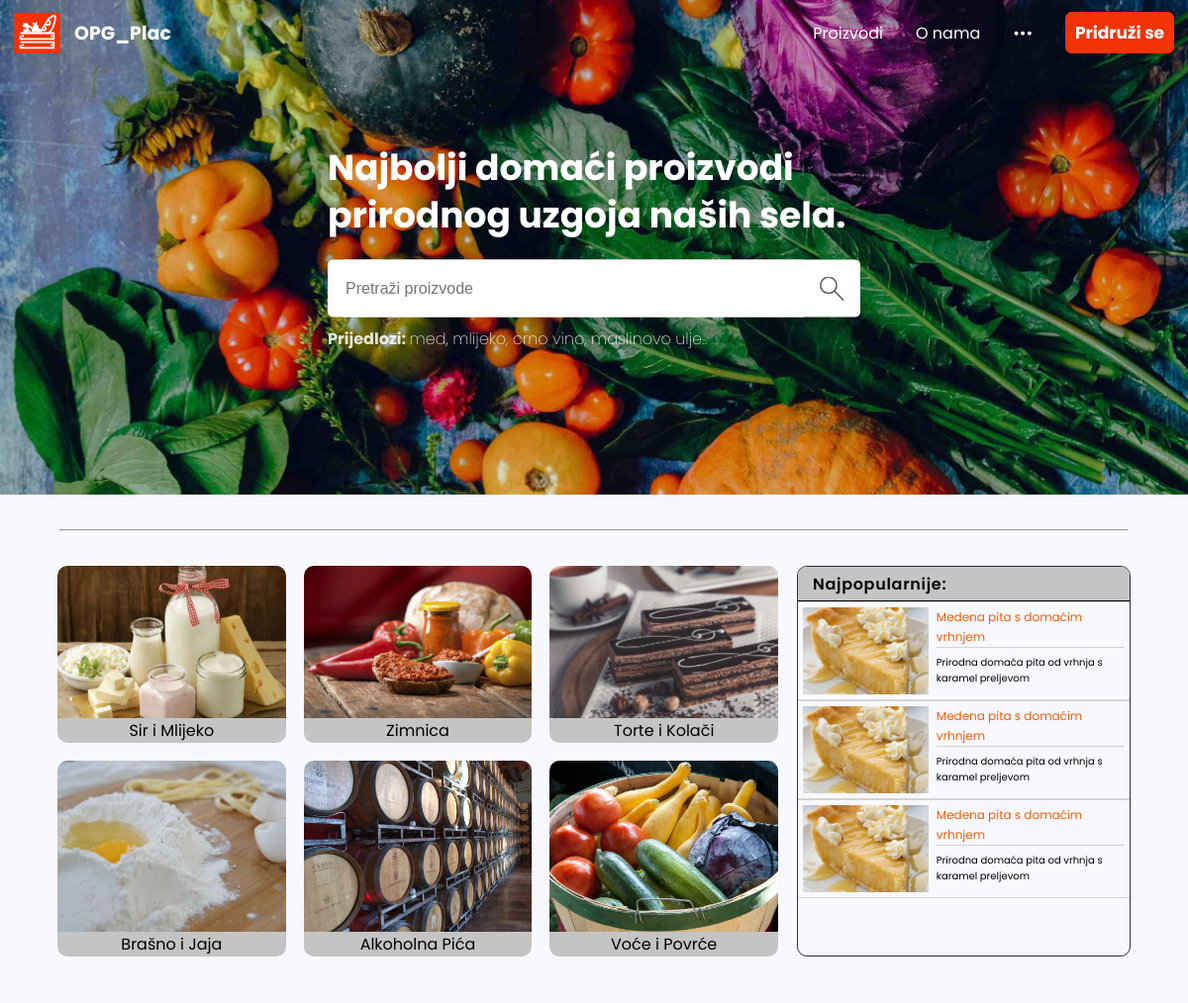
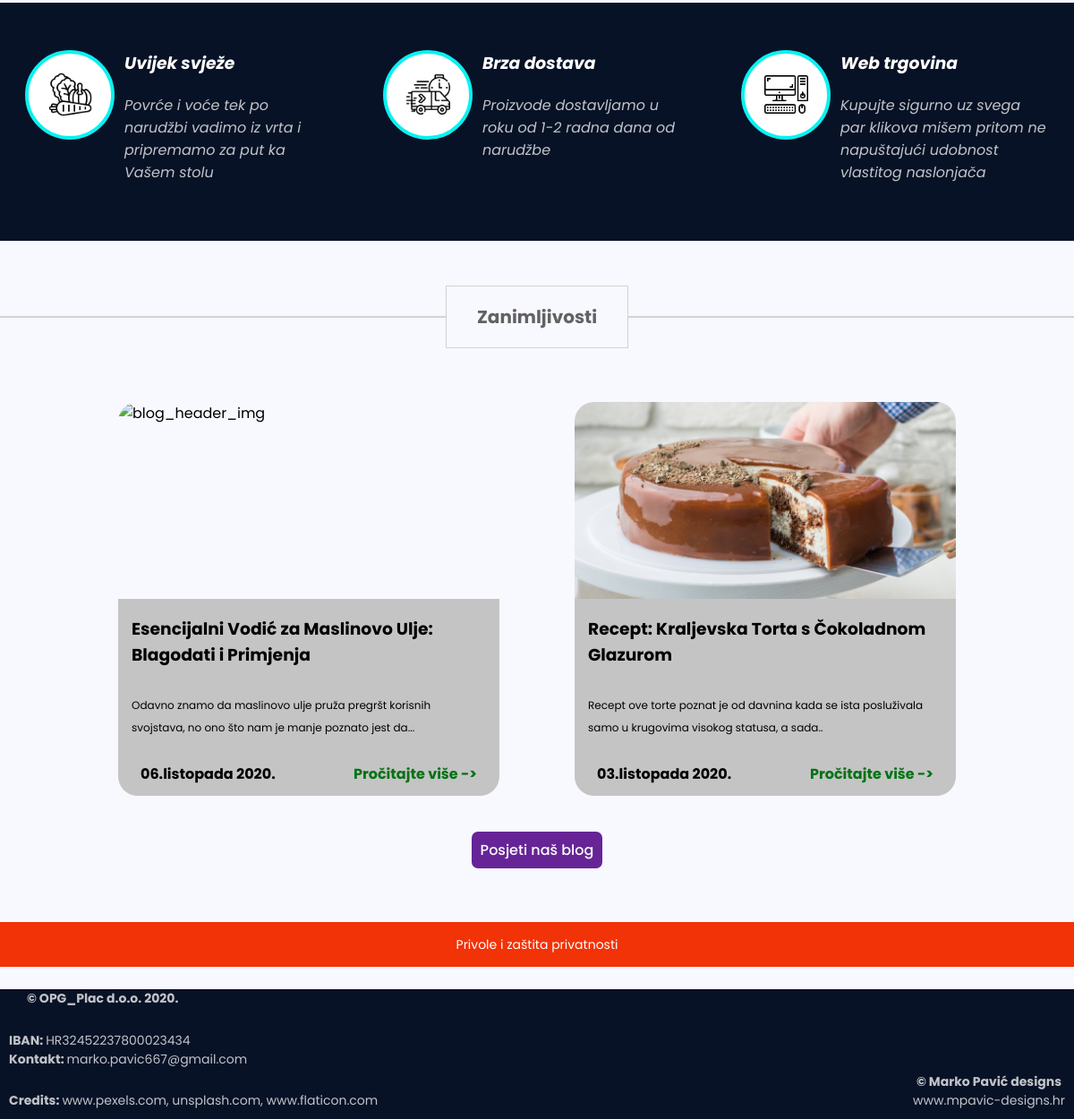
The page / on the database its author committed (2 pictures, top to bottom).
### OPG_Plac/models.py (models this page shows, shortened)
class ProductCategory(models.Model):
    category = models.CharField(max_length=30)
    position_index = models.IntegerField(null=True, blank=True)
    category_img = models.ImageField(null=True, blank=True, upload_to="images")
    on_homepage = models.BooleanField(default=False)
    class Meta:
        verbose_name_plural = "Product categories"

### OPG_Plac/views.py (the view)
# urls.py: path('', index, name="index"),
def index(request):
    categories_qset = models.ProductCategory.objects.filter(on_homepage=True).order_by("position_index")
    categories_list = []
    for category in categories_qset:
        categories_list.append({
            "name": category.category,
            "image": category.category_img
        })
    return render(request, "index.html", {
        "categories": categories_list
    })

### OPG_Plac/templates/index.html (shortened to what this page needs)
{% extends 'components/site_frame.html' %}
{% load static %}
{% block body %}
    {% include 'components/navbar.html' %}
    {% include 'components/header_hero.html' %}
    {% include 'components/category_selection_block.html' %}
    {% include 'components/guarantee_banner.html' %}
    {% include 'components/divider_hr_title.html' with title="Zanimljivosti" %}
    {% include 'components/blog_highlights.html' %}
    {% include 'components/footer.html' %}
{% endblock %}

### OPG_Plac/templates/components/category_selection_block.html
{% load static %}
<hr class="content-division-line-full"></hr>
<div class="category-selection-block-container">
    <div class="category-options-container">
        {% for category in categories %}
            <div onclick="window.location.href='/proizvodi/filter?category={{category.name}}'" class="main-category-option-container">
                <div class="category-option-img-box">
                    <img src="{% if category.image.url != None %}{{category.image.url}}{% else %}{% static 'resources/icons/no-image.png' %}{% endif %}" alt="product_img">
                </div>
                <div class="category-option-footer">
                    <span>{{category.name}}</span>
                </div>
            </div>
        {% endfor %}
    </div>
    <div class="top-picks-container">
        <div class="top-picks-header-box">
            <span>Najpopularnije:</span>
        </div>
        <div class="top-picks-group-container">
            <div class="top-pick-unit-container">
                <div class="top-pick-unit-img">
                    <img src="{% static 'resources/images/products/Honey-Pie-Recipe-Image-735x735.jpg' %}" alt="product_image">
                </div>
                <div class="top-picks-unit-text-container">
                    <div class="top-picks-product-name">
                        <span>Medena pita s domaćim vrhnjem</span>
                    </div>
                    <div class="top-picks-product-description">
                        <span>Prirodna domaća pita od vrhnja s karamel preljevom</span>
                    </div>
                </div>
            </div>
            <div class="top-pick-unit-container">
                <div class="top-pick-unit-img">
                    <img src="{% static 'resources/images/products/Honey-Pie-Recipe-Image-735x735.jpg' %}" alt="product_image">
                </div>
                <div class="top-picks-unit-text-container">
                    <div class="top-picks-product-name">
                        <span>Medena pita s domaćim vrhnjem</span>
                    </div>
                    <div class="top-picks-product-description">
                        <span>Prirodna domaća pita od vrhnja s karamel preljevom</span>
                    </div>
                </div>
            </div>
            <div class="top-pick-unit-container">
                <div class="top-pick-unit-img">
                    <img src="{% static 'resources/images/products/Honey-Pie-Recipe-Image-735x735.jpg' %}" alt="product_image">
                </div>
                <div class="top-picks-unit-text-container">
                    <div class="top-picks-product-name">
                        <span>Medena pita s domaćim vrhnjem</span>
                    </div>
                    <div class="top-picks-product-description">
                        <span>Prirodna domaća pita od vrhnja s karamel preljevom</span>
                    </div>
                </div>
            </div>
        </div>
    </div>
</div>

### OPG_Plac/static/style.css (style rules this page uses)
* { box-sizing: border-box; }
body { background: ghostwhite; margin: 0; padding: 0; font-family: Poppins, sans-serif; }

### OPG_Plac/static/category_selection_block.css (style rules this page uses)
.content-division-line-full { margin: 0 auto; margin-top: 35px; width: 90%; max-width:1320px; height: 0px; background: lightgrey; }
.category-selection-block-container { margin: 0 auto; margin-top: 35px; box-sizing: border-box; padding-left: 58px; padding-right: 58px; max-width: 1440px; background: ghostwhite; }
@media (min-width: 800px) { .category-selection-block-container { display: flex; padding-left: 58px; padding-right: 58px; } }
.category-options-container { width: 100%; max-width: 987px; display: grid; grid-gap: 18px; }
@media (min-width: 600px) { .category-options-container { grid-template-columns: 1fr 1fr 1fr; } }
.top-picks-container { margin-left: 19px; width: 100%; border: solid 1px rgba(0,0,0,0.8); border-radius: 10px; overflow: hidden; }
.top-picks-group-container { display: flex; flex-direction: column; }
@media (min-width: 1000px) { .top-picks-container { max-width: 337px; } }
@media (min-width: 1000px) { .top-pick-unit-container { height: 100px; padding-left: 11px; padding-top: 6px; padding-bottom: 6px; } }
@media (min-width: 1000px) { .top-pick-unit-img { width: 40%; } }
@media (min-width: 1000px) { .top-picks-unit-text-container { width: 60%; } }
@media (min-width: 1000px) { .top-picks-unit-text-container { margin-left: 8px; } }
@media (min-width: 1000px) { .top-picks-product-name { border-bottom: solid 1px lightgrey; } }
.top-picks-header-box { height: 35px; background-color: #C4C4C4; border-bottom: solid 1px; display: flex; align-items: center; padding-left: 15px; }
.top-picks-header-box span { letter-spacing: 0.7px; font-weight: 600; }
.top-pick-unit-container { display: flex; padding: 5px; border-bottom: solid 1px lightgrey; border-top: solid 1px lightgrey; }
.top-pick-unit-img img { display: block; object-fit: cover; width: 100%; height: 100%; }
.top-picks-unit-text-container { display: flex; flex-direction: column; overflow: hidden; }
.top-picks-product-name { height: 50%; margin-bottom: 7px; }
.top-picks-product-name span { display: block; line-height: 1.65; font-size: 12px; color: #F25D07; }
.top-picks-product-description { height: 50%; }
.top-picks-product-description span { display: block; font-size: 10px; line-height: 1.6; }
.main-category-option-container { display: flex; flex-direction: column; border-radius: 10%; }
.category-option-img-box { height: 100%; border-top-left-radius: 10px; border-top-right-radius: 10px; overflow: hidden; }
.category-option-img-box img { display: block; object-fit: cover; height: 100%; width: 100%; }
.category-option-footer { background-color: #C4C4C4; display: flex; justify-content: center; align-items: center; border-bottom-left-radius: 10px; border-bottom-right-radius: 10px; }

### rows shown on the page
ProductCategory: name "Sir i Mlijeko"
ProductCategory: name "Zimnica"
ProductCategory: name "Torte i Kolači"
ProductCategory: name "Brašno i Jaja"
ProductCategory: name "Alkoholna Pića"
ProductCategory: name "Voće i Povrće"

### other values the page prints
{{ title }} "Zanimljivosti"
